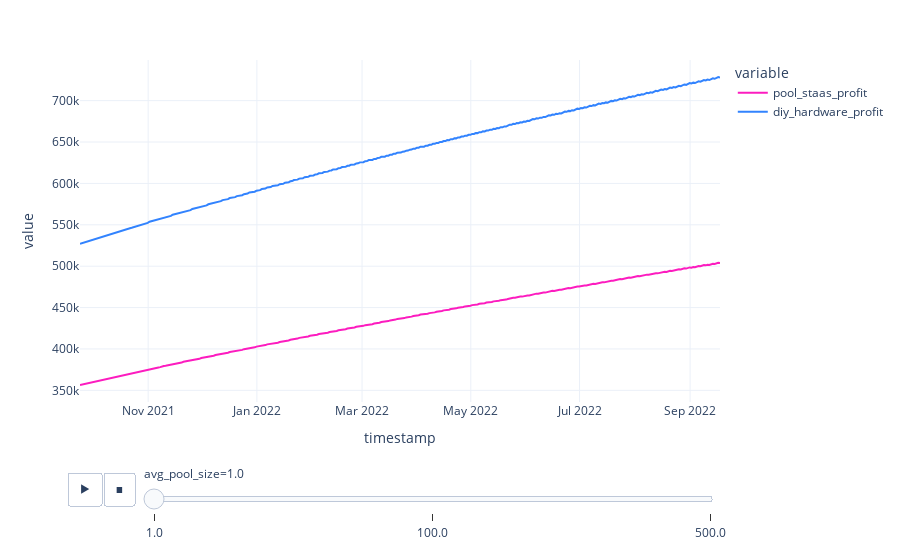

This figure's notebook cell:
### Code cell
px.line(
    df,
    x='timestamp',
    y=['pool_staas_profit','diy_hardware_profit'],
    animation_frame='avg_pool_size'
)

### Figure 1 — Plotly figure (JSON) as saved in the notebook; plotly's stock layout.template omitted (floating-point values rounded to 4 significant figures; data arrays with more than 128 entries replaced by an {"elided": "..."} marker saying what was removed)
{"data": [{"hovertemplate": "variable=pool_staas_profit<br>avg_pool_size=1.0<br>timestamp=%{x}<br>value=%{y}<extra></extra>", "legendgroup": "pool_staas_profit", "line": {"color": "#FC1CBF", "dash": "solid"}, "mode": "lines", "name": "pool_staas_profit", "orientation": "v", "showlegend": true, "type": "scatter", "x": {"elided": "360 str values"}, "xaxis": "x", "y": {"elided": "360 float values"}, "yaxis": "y"}, {"hovertemplate": "variable=diy_hardware_profit<br>avg_pool_size=1.0<br>timestamp=%{x}<br>value=%{y}<extra></extra>", "legendgroup": "diy_hardware_profit", "line": {"color": "#3283FE", "dash": "solid"}, "mode": "lines", "name": "diy_hardware_profit", "orientation": "v", "showlegend": true, "type": "scatter", "x": {"elided": "360 str values"}, "xaxis": "x", "y": {"elided": "360 float values"}, "yaxis": "y"}], "layout": {"legend": {"title": {"text": "variable"}, "tracegroupgap": 0}, "margin": {"t": 60}, "sliders": [{"active": 0, "currentvalue": {"prefix": "avg_pool_size="}, "len": 0.9, "pad": {"b": 10, "t": 60}, "steps": [{"args": [["1.0"], {"frame": {"duration": 0, "redraw": false}, "fromcurrent": true, "mode": "immediate", "transition": {"duration": 0, "easing": "linear"}}], "label": "1.0", "method": "animate"}, {"args": [["100.0"], {"frame": {"duration": 0, "redraw": false}, "fromcurrent": true, "mode": "immediate", "transition": {"duration": 0, "easing": "linear"}}], "label": "100.0", "method": "animate"}, {"args": [["500.0"], {"frame": {"duration": 0, "redraw": false}, "fromcurrent": true, "mode": "immediate", "transition": {"duration": 0, "easing": "linear"}}], "label": "500.0", "method": "animate"}], "x": 0.1, "xanchor": "left", "y": 0, "yanchor": "top"}], "updatemenus": [{"buttons": [{"args": [null, {"frame": {"duration": 500, "redraw": false}, "fromcurrent": true, "mode": "immediate", "transition": {"duration": 500, "easing": "linear"}}], "label": "&#9654;", "method": "animate"}, {"args": [[null], {"frame": {"duration": 0, "redraw": false}, "fromcurrent": true, "mode": "immediate", "transition": {"duration": 0, "easing": "linear"}}], "label": "&#9724;", "method": "animate"}], "direction": "left", "pad": {"r": 10, "t": 70}, "showactive": false, "type": "buttons", "x": 0.1, "xanchor": "right", "y": 0, "yanchor": "top"}], "xaxis": {"anchor": "y", "domain": [0, 1], "title": {"text": "timestamp"}}, "yaxis": {"anchor": "x", "domain": [0, 1], "title": {"text": "value"}}}}
